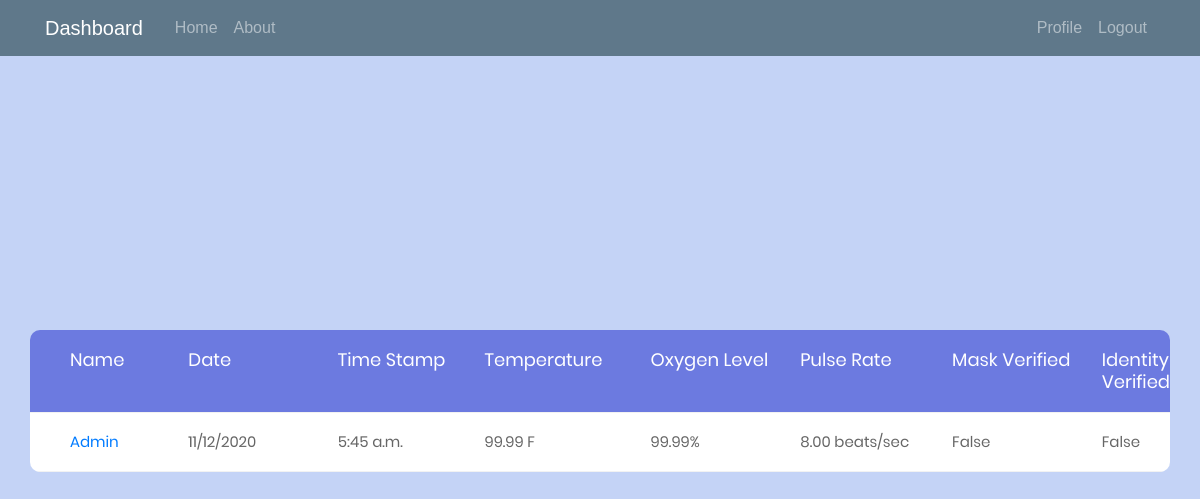
/user/Admin (signed in), run on an earlier commit of the app's database.
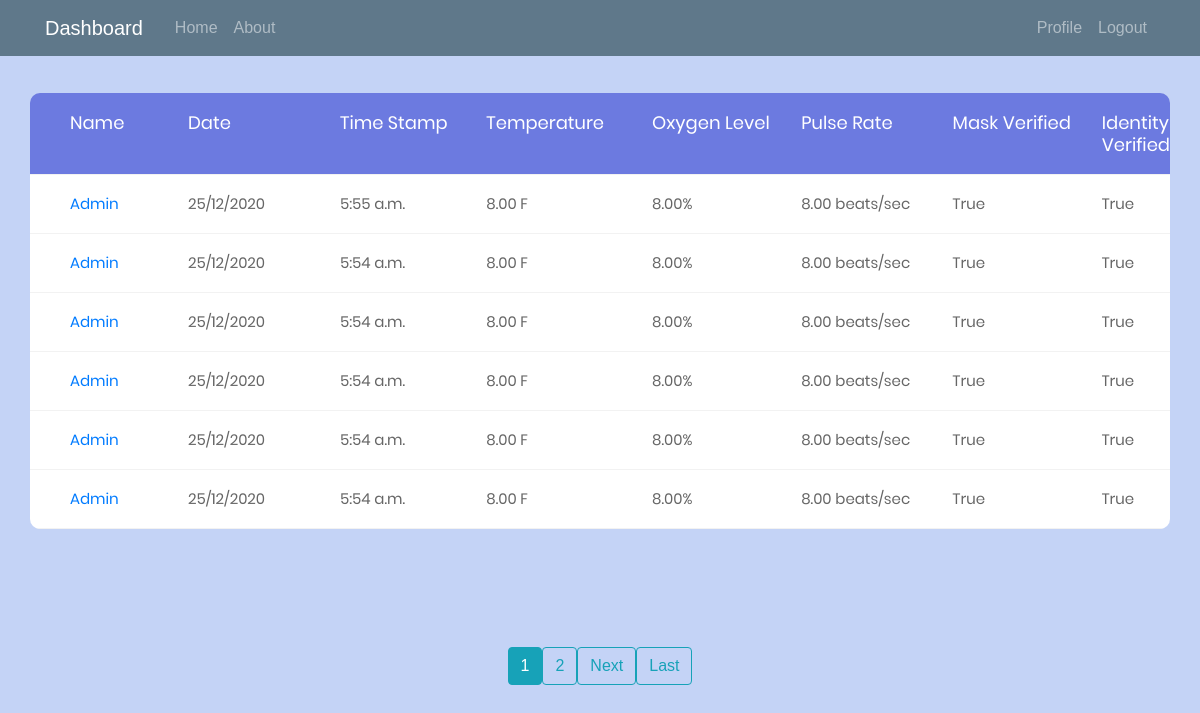
And on a later commit of the database.
### analytics/models.py (models this page shows)
class reading(models.Model):
    user = models.ForeignKey(User, on_delete=models.CASCADE, blank= True, null=True)
    date = models.DateTimeField(default= timezone.now)
    temperature = models.DecimalField(decimal_places=2, default=8, max_digits=5)
    spo2 = models.DecimalField(decimal_places=2, default=8, max_digits=4)
    pulse_rate = models.DecimalField(decimal_places=2, default=8, max_digits=4)
    mask_verified = models.BooleanField(default=False)
    identity_verfied = models.BooleanField(default=False)

### analytics/views.py (the view)
# urls.py: path('user/<str:username>', UserReadingView.as_view() , name = 'user-readings'),
class UserReadingView(LoginRequiredMixin,UserPassesTestMixin,ListView):
    model = reading
    template_name = 'analytics/index.html' #<app><model>_<viewtype>.html
    context_object_name = 'readings'
    paginate_by = 6
    def get_queryset(self):
        user = get_object_or_404(User, username = self.kwargs.get('username'))
        return reading.objects.filter(user=user).order_by('-date')
    def test_func(self):
        if self.request.user.is_superuser:
            return True
        return False

### analytics/templates/analytics/index.html (shortened to what this page needs)
{% load static%}
<html>
    <head>
        <link rel="stylesheet" href="https://maxcdn.bootstrapcdn.com/bootstrap/4.0.0/css/bootstrap.min.css">
        <link rel="stylesheet" type="text/css" href="{% static 'analytics/main.css' %}">
		<link rel="stylesheet" type="text/css" href="{% static 'analytics/vendor/bootstrap/css/bootstrap.min.css' %}">
		<link rel="stylesheet" type="text/css" href="{% static 'analytics/fonts/font-awesome-4.7.0/css/font-awesome.min.css' %}">
		<link rel="stylesheet" type="text/css" href="{% static 'analytics/vendor/animate/animate.css' %}">
		<link rel="stylesheet" type="text/css" href="{% static 'analytics/vendor/select2/select2.min.css' %}">
		<link rel="stylesheet" type="text/css" href="{% static 'analytics/vendor/perfect-scrollbar/perfect-scrollbar.css' %}">
		<link rel="stylesheet" type="text/css" href="{% static 'analytics/css/util.css' %}">
		<link rel="stylesheet" type="text/css" href="{% static 'analytics/css/main2.css' %}">
    </head>
    <body>
        <header class="site-header">
            <nav class="navbar navbar-expand-md navbar-dark bg-steel fixed-top">
              <div class="container">
                <a class="navbar-brand mr-4" href="{% url 'analytics-home' %}">Dashboard</a>
                <div class="collapse navbar-collapse" id="navbarToggle">
                  <div class="navbar-nav mr-auto">
                    <a class="nav-item nav-link" href="{% url 'analytics-home' %}">Home</a>
                    <a class="nav-item nav-link" href="{% url 'analytics-about' %}">About</a>
                  </div>
                  <div class="navbar-nav">
                    {% if user.is_authenticated %}
                      <a class="nav-item nav-link" href="{% url 'profile' %}">Profile</a>
                      <a class="nav-item nav-link" href="{% url 'logout' %}">Logout</a>
                    {% else %}
                      <a class="nav-item nav-link" href="{% url 'login' %}">Login</a>
                      <a class="nav-item nav-link" href="{% url 'register' %}">Register</a>
                    {% endif%}
                  </div>
                </div>
              </div>
            </nav>
          </header>
		<div class="limiter">
			<div class="container-table100">
				<div class="wrap-table100">
						<div class="table">
							<div class="row header">
								<div class="cell">
									Name
								</div>
								<div class="cell">
									Date
								</div>
								<div class="cell">
									Time Stamp
								</div>
								<div class="cell">
									Temperature
								</div>
								<div class="cell">
									Oxygen Level
								</div>
								<div class="cell">
									Pulse Rate
								</div>
								<div class="cell">
									Mask Verified
								</div>
								<div class="cell">
									Identity Verified
								</div>
							</div>
						{% for reading in readings%}
							<div class="row">
								<div class="cell" data-title="Full Name">
								{% if user.is_superuser %}
								<a href="{% url 'user-readings' reading.user.username %}">
									{{ reading.user.username }}
								</a>
								{% else %}
									{{ reading.user.username }}
								{% endif %}
								</div>
								<div class="cell" data-title="Date">
									{{ reading.date|date:"j/m/Y" }}
								</div>
								<div class="cell" data-title="Time Stamp">
									{{ reading.date|date:"f a" }}
								</div>
								<div class="cell" data-title="Temperature">
									{{reading.temperature}} F
								</div>
								<div class="cell" data-title="Oxygen Level">
									{{reading.spo2}}%
								</div>
								<div class="cell" data-title="Pulse Rate">
									{{reading.pulse_rate}} beats/sec
								</div>
								<div class="cell" data-title="Mask Verified">
									{{reading.mask_verified}}
								</div>
								<div class="cell" data-title="Identity Verified">
									{{reading.identity_verfied}}
								</div>
							</div>
						{% endfor %}
						</div>
				</div>
				{% if is_paginated %}
					{% for num in page_obj.paginator.page_range %}
					{% if page_obj.number == num%}
						<a class="btn btn-info mb-4" href = "?page={{ num }}">{{ num }}</a>
					{% elif num > page_obj.number|add:'-3' and num < page_obj.number|add:'+3' %}
						<a class="btn btn-outline-info mb-4" href = "?page={{ num }}">{{ num }}</a>
					{% endif %}
					{% endfor %}
					{% if page_obj.has_next %}
					<a class="btn btn-outline-info mb-4" href = "?page={{ page_obj.next_page_number}}">Next</a>
					<a class="btn btn-outline-info mb-4" href = "?page={{ page_obj.paginator.num_pages }}">Last</a>
					{% endif %}
				{% endif %}
			</div>
		</div>
	</body>
</html>

### analytics/static/analytics/main.css (style rules this page uses)
body { background: #fafafa; color: #333333; margin-top: 5rem; }
.bg-steel { background-color: #5f788a; }
.site-header .navbar-nav .nav-link { color: #cbd5db; }

### analytics/static/analytics/css/main2.css (style rules this page uses)
* { margin: 0px; padding: 0px; box-sizing: border-box; }
body, html { height: 100%; font-family: sans-serif; }
a { margin: 0px; transition: all 0.4s; -webkit-transition: all 0.4s; -o-transition: all 0.4s; -moz-transition: all 0.4s; }
.limiter { width: 100%; margin: 0 auto; }
.container-table100 { width: 100%; min-height: 100vh; background: #c4d3f6; display: -webkit-box; display: -webkit-flex; display: -moz-box; display: -ms-flexbox; display: flex; align-items: center; justify-content: center; flex-wrap: wrap; padding: 33px 30px; }
.wrap-table100 { width: 1520px; border-radius: 10px; overflow: hidden; }
.table { width: 100%; display: table; margin: 0; }
.row { display: table-row; background: #fff; }
.row.header { color: #ffffff; background: #6c7ae0; }
.cell { display: table-cell; }
.row .cell { font-family: Poppins-Regular; font-size: 15px; color: #666666; line-height: 1.2; font-weight: unset !important; padding-top: 20px; padding-bottom: 20px; border-bottom: 1px solid #f2f2f2; }
.row.header .cell { font-family: Poppins-Regular; font-size: 18px; color: #fff; line-height: 1.2; font-weight: unset !important; padding-top: 19px; padding-bottom: 19px; }
.row .cell:nth-child(1) { width: 190px; padding-left: 40px; }
.row .cell:nth-child(2) { width: 190px; }
.row .cell:nth-child(3) { width: 190px; }
.row .cell:nth-child(4) { width: 190px; }
.row .cell:nth-child(5) { width: 190px; }
.row .cell:nth-child(6) { width: 190px; }
.row .cell:nth-child(7) { width: 190px; }
.table, .row { width: 100% !important; }

What changed in the data, as far as the page shows it:
no longer on this page (row unchanged): reading: user.username "Admin", date "11/12/2020", date "5:45 a.m.", temperature "99.99", spo2 "99.99", pulse_rate "8.00", mask_verified "False", identity_verfied "False"
added reading: user.username "Admin", date "25/12/2020", date "5:55 a.m.", temperature "8.00", spo2 "8.00", pulse_rate "8.00", mask_verified "True", identity_verfied "True"
added reading: user.username "Admin", date "25/12/2020", date "5:54 a.m.", temperature "8.00", spo2 "8.00", pulse_rate "8.00", mask_verified "True", identity_verfied "True"
added reading: user.username "Admin", date "25/12/2020", date "5:54 a.m.", temperature "8.00", spo2 "8.00", pulse_rate "8.00", mask_verified "True", identity_verfied "True"
added reading: user.username "Admin", date "25/12/2020", date "5:54 a.m.", temperature "8.00", spo2 "8.00", pulse_rate "8.00", mask_verified "True", identity_verfied "True"
added reading: user.username "Admin", date "25/12/2020", date "5:54 a.m.", temperature "8.00", spo2 "8.00", pulse_rate "8.00", mask_verified "True", identity_verfied "True"
added reading: user.username "Admin", date "25/12/2020", date "5:54 a.m.", temperature "8.00", spo2 "8.00", pulse_rate "8.00", mask_verified "True", identity_verfied "True"
Also different on the page:
new list line: "1"
new list line: "2"
text now shown: "Next Last"
